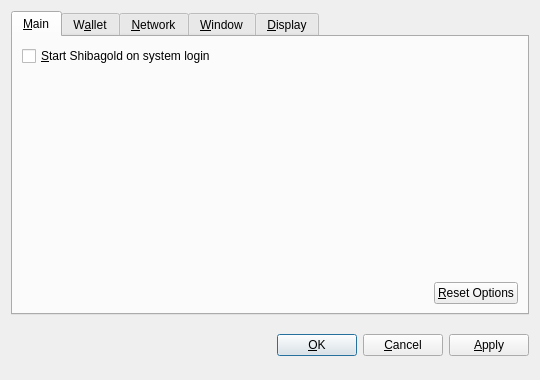
<?xml version="1.0" encoding="UTF-8"?>
<ui version="4.0">
 <class>OptionsDialog</class>
 <widget class="QDialog" name="OptionsDialog">
  <property name="geometry">
   <rect>
    <x>0</x>
    <y>0</y>
    <width>540</width>
    <height>380</height>
   </rect>
  </property>
  <property name="windowTitle">
   <string>Options</string>
  </property>
  <property name="modal">
   <bool>true</bool>
  </property>
  <layout class="QVBoxLayout" name="verticalLayout">
   <item>
    <widget class="QTabWidget" name="tabWidget">
     <property name="tabPosition">
      <enum>QTabWidget::North</enum>
     </property>
     <property name="currentIndex">
      <number>0</number>
     </property>
     <widget class="QWidget" name="tabMain">
      <attribute name="title">
       <string>&amp;Main</string>
      </attribute>
      <layout class="QVBoxLayout" name="verticalLayout_Main">
       <item>
        <widget class="QCheckBox" name="bitcoinAtStartup">
         <property name="toolTip">
          <string>Automatically start Shibagold after logging in to the system.</string>
         </property>
         <property name="text">
          <string>&amp;Start Shibagold on system login</string>
         </property>
        </widget>
       </item>
       <item>
        <spacer name="verticalSpacer_Main">
         <property name="orientation">
          <enum>Qt::Vertical</enum>
         </property>
         <property name="sizeHint" stdset="0">
          <size>
           <width>20</width>
           <height>40</height>
          </size>
         </property>
        </spacer>
       </item>
       <item>
        <layout class="QHBoxLayout" name="horizontalLayout_2_Main">
         <item>
          <spacer name="horizontalSpacer_2_Main">
           <property name="orientation">
            <enum>Qt::Horizontal</enum>
           </property>
           <property name="sizeHint" stdset="0">
            <size>
             <width>40</width>
             <height>20</height>
            </size>
           </property>
          </spacer>
         </item>
         <item>
          <widget class="QPushButton" name="resetButton">
           <property name="toolTip">
            <string>Reset all client options to default.</string>
           </property>
           <property name="text">
            <string>&amp;Reset Options</string>
           </property>
           <property name="autoDefault">
            <bool>false</bool>
           </property>
          </widget>
         </item>
        </layout>
       </item>
      </layout>
     </widget>
     <widget class="QWidget" name="tabWallet">
      <attribute name="title">
       <string>W&amp;allet</string>
      </attribute>
      <layout class="QVBoxLayout" name="verticalLayout_Network">
       <item>
        <widget class="QLabel" name="transactionFeeInfoLabel">
         <property name="text">
          <string>Optional transaction fee per kB that helps make sure your transactions are processed quickly. Most transactions are 1 kB.</string>
         </property>
         <property name="textFormat">
          <enum>Qt::PlainText</enum>
         </property>
         <property name="wordWrap">
          <bool>true</bool>
         </property>
        </widget>
       </item>
       <item>
        <layout class="QHBoxLayout" name="horizontalLayout_1_Main">
         <item>
          <widget class="QLabel" name="transactionFeeLabel">
           <property name="text">
            <string>Pay transaction &amp;fee</string>
           </property>
           <property name="textFormat">
            <enum>Qt::PlainText</enum>
           </property>
           <property name="buddy">
            <cstring>transactionFee</cstring>
           </property>
          </widget>
         </item>
         <item>
          <widget class="BitcoinAmountField" name="transactionFee"/>
         </item>
         <item>
          <spacer name="horizontalSpacer_1_Main">
           <property name="orientation">
            <enum>Qt::Horizontal</enum>
           </property>
           <property name="sizeHint" stdset="0">
            <size>
             <width>40</width>
             <height>20</height>
            </size>
           </property>
          </spacer>
         </item>
        </layout>
       </item>
       <item>
        <widget class="QLabel" name="label">
         <property name="text">
          <string>If you disable the spending of unconfirmed change, the change from a transaction cannot be used until that transaction has at least one confirmation. This also affects how your balance is computed.</string>
         </property>
         <property name="wordWrap">
          <bool>true</bool>
         </property>
        </widget>
       </item>
       <item>
        <widget class="QCheckBox" name="spendZeroConfChange">
         <property name="text">
          <string>Spend unconfirmed change  (experts only)</string>
         </property>
        </widget>
       </item>
       <item>
        <spacer name="verticalSpacer">
         <property name="orientation">
          <enum>Qt::Vertical</enum>
         </property>
         <property name="sizeHint" stdset="0">
          <size>
           <width>20</width>
           <height>40</height>
          </size>
         </property>
        </spacer>
       </item>
      </layout>
     </widget>
     <widget class="QWidget" name="tabNetwork">
      <attribute name="title">
       <string>&amp;Network</string>
      </attribute>
      <layout class="QVBoxLayout" name="verticalLayout_Network">
       <item>
        <widget class="QCheckBox" name="mapPortUpnp">
         <property name="toolTip">
          <string>Automatically open the Shibagold client port on the router. This only works when your router supports UPnP and it is enabled.</string>
         </property>
         <property name="text">
          <string>Map port using &amp;UPnP</string>
         </property>
        </widget>
       </item>
       <item>
        <widget class="QCheckBox" name="connectSocks">
         <property name="toolTip">
          <string>Connect to the Shibagold network through a SOCKS proxy (e.g. when connecting through Tor).</string>
         </property>
         <property name="text">
          <string>&amp;Connect through SOCKS proxy:</string>
         </property>
        </widget>
       </item>
       <item>
        <layout class="QHBoxLayout" name="horizontalLayout_Network">
         <item>
          <widget class="QLabel" name="proxyIpLabel">
           <property name="text">
            <string>Proxy &amp;IP:</string>
           </property>
           <property name="textFormat">
            <enum>Qt::PlainText</enum>
           </property>
           <property name="buddy">
            <cstring>proxyIp</cstring>
           </property>
          </widget>
         </item>
         <item>
          <widget class="QValidatedLineEdit" name="proxyIp">
           <property name="maximumSize">
            <size>
             <width>140</width>
             <height>16777215</height>
            </size>
           </property>
           <property name="toolTip">
            <string>IP address of the proxy (e.g. 127.0.0.1)</string>
           </property>
          </widget>
         </item>
         <item>
          <widget class="QLabel" name="proxyPortLabel">
           <property name="text">
            <string>&amp;Port:</string>
           </property>
           <property name="textFormat">
            <enum>Qt::PlainText</enum>
           </property>
           <property name="buddy">
            <cstring>proxyPort</cstring>
           </property>
          </widget>
         </item>
         <item>
          <widget class="QLineEdit" name="proxyPort">
           <property name="maximumSize">
            <size>
             <width>55</width>
             <height>16777215</height>
            </size>
           </property>
           <property name="toolTip">
            <string>Port of the proxy (e.g. 9050)</string>
           </property>
          </widget>
         </item>
         <item>
          <widget class="QLabel" name="socksVersionLabel">
           <property name="text">
            <string>SOCKS &amp;Version:</string>
           </property>
           <property name="textFormat">
            <enum>Qt::PlainText</enum>
           </property>
           <property name="buddy">
            <cstring>socksVersion</cstring>
           </property>
          </widget>
         </item>
         <item>
          <widget class="QValueComboBox" name="socksVersion">
           <property name="toolTip">
            <string>SOCKS version of the proxy (e.g. 5)</string>
           </property>
          </widget>
         </item>
         <item>
          <spacer name="horizontalSpacer_Network">
           <property name="orientation">
            <enum>Qt::Horizontal</enum>
           </property>
           <property name="sizeHint" stdset="0">
            <size>
             <width>40</width>
             <height>20</height>
            </size>
           </property>
          </spacer>
         </item>
        </layout>
       </item>
       <item>
        <spacer name="verticalSpacer_Network">
         <property name="orientation">
          <enum>Qt::Vertical</enum>
         </property>
         <property name="sizeHint" stdset="0">
          <size>
           <width>20</width>
           <height>40</height>
          </size>
         </property>
        </spacer>
       </item>
      </layout>
     </widget>
     <widget class="QWidget" name="tabWindow">
      <attribute name="title">
       <string>&amp;Window</string>
      </attribute>
      <layout class="QVBoxLayout" name="verticalLayout_Window">
       <item>
        <widget class="QCheckBox" name="minimizeToTray">
         <property name="toolTip">
          <string>Show only a tray icon after minimizing the window.</string>
         </property>
         <property name="text">
          <string>&amp;Minimize to the tray instead of the taskbar</string>
         </property>
        </widget>
       </item>
       <item>
        <widget class="QCheckBox" name="minimizeOnClose">
         <property name="toolTip">
          <string>Minimize instead of exit the application when the window is closed. When this option is enabled, the application will be closed only after selecting Quit in the menu.</string>
         </property>
         <property name="text">
          <string>M&amp;inimize on close</string>
         </property>
        </widget>
       </item>
       <item>
        <spacer name="verticalSpacer_Window">
         <property name="orientation">
          <enum>Qt::Vertical</enum>
         </property>
         <property name="sizeHint" stdset="0">
          <size>
           <width>20</width>
           <height>40</height>
          </size>
         </property>
        </spacer>
       </item>
      </layout>
     </widget>
     <widget class="QWidget" name="tabDisplay">
      <attribute name="title">
       <string>&amp;Display</string>
      </attribute>
      <layout class="QVBoxLayout" name="verticalLayout_Display">
       <item>
        <layout class="QHBoxLayout" name="horizontalLayout_1_Display">
         <item>
          <widget class="QLabel" name="langLabel">
           <property name="text">
            <string>User Interface &amp;language:</string>
           </property>
           <property name="textFormat">
            <enum>Qt::PlainText</enum>
           </property>
           <property name="buddy">
            <cstring>lang</cstring>
           </property>
          </widget>
         </item>
         <item>
          <widget class="QValueComboBox" name="lang">
           <property name="toolTip">
            <string>The user interface language can be set here. This setting will take effect after restarting Shibagold.</string>
           </property>
          </widget>
         </item>
        </layout>
       </item>
       <item>
        <layout class="QHBoxLayout" name="horizontalLayout_2_Display">
         <item>
          <widget class="QLabel" name="unitLabel">
           <property name="text">
            <string>&amp;Unit to show amounts in:</string>
           </property>
           <property name="textFormat">
            <enum>Qt::PlainText</enum>
           </property>
           <property name="buddy">
            <cstring>unit</cstring>
           </property>
          </widget>
         </item>
         <item>
          <widget class="QValueComboBox" name="unit">
           <property name="toolTip">
            <string>Choose the default subdivision unit to show in the interface and when sending coins.</string>
           </property>
          </widget>
         </item>
        </layout>
       </item>
       <item>
        <widget class="QCheckBox" name="displayAddresses">
         <property name="toolTip">
          <string>Whether to show Shibagold addresses in the transaction list or not.</string>
         </property>
         <property name="text">
          <string>&amp;Display addresses in transaction list</string>
         </property>
        </widget>
       </item>
       <item>
        <widget class="QCheckBox" name="coinControlFeatures">
         <property name="toolTip">
          <string>Whether to show coin control features or not.</string>
         </property>
         <property name="text">
          <string>Display coin &amp;control features (experts only!)</string>
         </property>
        </widget>
       </item>
       <item>
        <spacer name="verticalSpacer_Display">
         <property name="orientation">
          <enum>Qt::Vertical</enum>
         </property>
         <property name="sizeHint" stdset="0">
          <size>
           <width>20</width>
           <height>40</height>
          </size>
         </property>
        </spacer>
       </item>
      </layout>
     </widget>
    </widget>
   </item>
   <item>
    <layout class="QHBoxLayout" name="horizontalLayout_Buttons">
     <item>
      <spacer name="horizontalSpacer_1">
       <property name="orientation">
        <enum>Qt::Horizontal</enum>
       </property>
       <property name="sizeHint" stdset="0">
        <size>
         <width>40</width>
         <height>48</height>
        </size>
       </property>
      </spacer>
     </item>
     <item>
      <widget class="QLabel" name="statusLabel">
       <property name="font">
        <font>
         <weight>75</weight>
         <bold>true</bold>
        </font>
       </property>
       <property name="text">
        <string/>
       </property>
       <property name="textFormat">
        <enum>Qt::PlainText</enum>
       </property>
       <property name="wordWrap">
        <bool>true</bool>
       </property>
      </widget>
     </item>
     <item>
      <spacer name="horizontalSpacer_2">
       <property name="orientation">
        <enum>Qt::Horizontal</enum>
       </property>
       <property name="sizeHint" stdset="0">
        <size>
         <width>40</width>
         <height>48</height>
        </size>
       </property>
      </spacer>
     </item>
     <item>
      <widget class="QPushButton" name="okButton">
       <property name="text">
        <string>&amp;OK</string>
       </property>
      </widget>
     </item>
     <item>
      <widget class="QPushButton" name="cancelButton">
       <property name="text">
        <string>&amp;Cancel</string>
       </property>
       <property name="autoDefault">
        <bool>false</bool>
       </property>
      </widget>
     </item>
     <item>
      <widget class="QPushButton" name="applyButton">
       <property name="text">
        <string>&amp;Apply</string>
       </property>
       <property name="autoDefault">
        <bool>false</bool>
       </property>
      </widget>
     </item>
    </layout>
   </item>
  </layout>
 </widget>
 <customwidgets>
  <customwidget>
   <class>BitcoinAmountField</class>
   <extends>QSpinBox</extends>
   <header>bitcoinamountfield.h</header>
  </customwidget>
  <customwidget>
   <class>QValueComboBox</class>
   <extends>QComboBox</extends>
   <header>qvaluecombobox.h</header>
  </customwidget>
  <customwidget>
   <class>QValidatedLineEdit</class>
   <extends>QLineEdit</extends>
   <header>qvalidatedlineedit.h</header>
  </customwidget>
 </customwidgets>
 <resources/>
 <connections/>
</ui>
